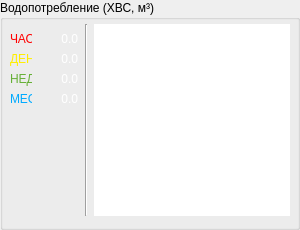
                 <widget class="QGroupBox" name="box_ColdWaterCon">
                  <property name="sizePolicy">
                   <sizepolicy hsizetype="Expanding" vsizetype="Preferred">
                    <horstretch>0</horstretch>
                    <verstretch>0</verstretch>
                   </sizepolicy>
                  </property>
                  <property name="maximumSize">
                   <size>
                    <width>300</width>
                    <height>16777215</height>
                   </size>
                  </property>
                  <property name="title">
                   <string>Водопотребление (ХВС, м³)</string>
                  </property>
                  <layout class="QHBoxLayout" name="horizontalLayout_7">
                   <property name="leftMargin">
                    <number>7</number>
                   </property>
                   <property name="topMargin">
                    <number>4</number>
                   </property>
                   <property name="rightMargin">
                    <number>7</number>
                   </property>
                   <item>
                    <layout class="QFormLayout" name="formLayout_5">
                     <property name="topMargin">
                      <number>8</number>
                     </property>
                     <property name="rightMargin">
                      <number>0</number>
                     </property>
                     <property name="bottomMargin">
                      <number>4</number>
                     </property>
                     <item row="0" column="0">
                      <widget class="QLabel" name="lbl_ReadOnly51">
                       <property name="maximumSize">
                        <size>
                         <width>22</width>
                         <height>15</height>
                        </size>
                       </property>
                       <property name="text">
                        <string>&lt;html&gt;&lt;head/&gt;&lt;body&gt;&lt;p&gt;&lt;span style=&quot; color:#ff0000;&quot;&gt;ЧАС&lt;/span&gt;&lt;/p&gt;&lt;/body&gt;&lt;/html&gt;</string>
                       </property>
                      </widget>
                     </item>
                     <item row="0" column="1">
                      <widget class="QPushButton" name="lbl_HourCWaterConsumption">
                       <property name="minimumSize">
                        <size>
                         <width>41</width>
                         <height>0</height>
                        </size>
                       </property>
                       <property name="baseSize">
                        <size>
                         <width>40</width>
                         <height>0</height>
                        </size>
                       </property>
                       <property name="styleSheet">
                        <string notr="true">QPushButton {	
	border: none;
	background: none;
	color: white; 
	font: 9pt &quot;Segoe UI Semilight&quot;; 
	text-align: right; 
	padding-right: 1px;
	min-width: 40px;
}

QPushButton:hover {
	color: rgb(70, 175, 38);
}

QPushButton:pressed {
	color: rgb(47, 105, 23);
}</string>
                       </property>
                       <property name="text">
                        <string>0.0</string>
                       </property>
                      </widget>
                     </item>
                     <item row="1" column="0">
                      <widget class="QLabel" name="lbl_ReadOnly52">
                       <property name="maximumSize">
                        <size>
                         <width>22</width>
                         <height>15</height>
                        </size>
                       </property>
                       <property name="text">
                        <string>&lt;html&gt;&lt;head/&gt;&lt;body&gt;&lt;p&gt;&lt;span style=&quot; color:#ffee00;&quot;&gt;ДЕН&lt;/span&gt;&lt;/p&gt;&lt;/body&gt;&lt;/html&gt;</string>
                       </property>
                      </widget>
                     </item>
                     <item row="1" column="1">
                      <widget class="QPushButton" name="lbl_DailyCWaterConsumption">
                       <property name="minimumSize">
                        <size>
                         <width>41</width>
                         <height>0</height>
                        </size>
                       </property>
                       <property name="baseSize">
                        <size>
                         <width>40</width>
                         <height>0</height>
                        </size>
                       </property>
                       <property name="styleSheet">
                        <string notr="true">QPushButton {	
	border: none;
	background: none;
	color: white; 
	font: 9pt &quot;Segoe UI Semilight&quot;; 
	text-align: right; 
	padding-right: 1px;
	min-width: 40px;
}

QPushButton:hover {
	color: rgb(70, 175, 38);
}

QPushButton:pressed {
	color: rgb(47, 105, 23);
}</string>
                       </property>
                       <property name="text">
                        <string>0.0</string>
                       </property>
                      </widget>
                     </item>
                     <item row="2" column="0">
                      <widget class="QLabel" name="lbl_ReadOnly53">
                       <property name="maximumSize">
                        <size>
                         <width>22</width>
                         <height>15</height>
                        </size>
                       </property>
                       <property name="text">
                        <string>&lt;html&gt;&lt;head/&gt;&lt;body&gt;&lt;p&gt;&lt;span style=&quot; color:#66b036;&quot;&gt;НЕД&lt;/span&gt;&lt;/p&gt;&lt;/body&gt;&lt;/html&gt;</string>
                       </property>
                      </widget>
                     </item>
                     <item row="2" column="1">
                      <widget class="QPushButton" name="lbl_WeeklyCWaterConsumption">
                       <property name="minimumSize">
                        <size>
                         <width>41</width>
                         <height>0</height>
                        </size>
                       </property>
                       <property name="baseSize">
                        <size>
                         <width>40</width>
                         <height>0</height>
                        </size>
                       </property>
                       <property name="styleSheet">
                        <string notr="true">QPushButton {	
	border: none;
	background: none;
	color: white; 
	font: 9pt &quot;Segoe UI Semilight&quot;; 
	text-align: right; 
	padding-right: 1px;
	min-width: 40px;
}

QPushButton:hover {
	color: rgb(70, 175, 38);
}

QPushButton:pressed {
	color: rgb(47, 105, 23);
}</string>
                       </property>
                       <property name="text">
                        <string>0.0</string>
                       </property>
                      </widget>
                     </item>
                     <item row="3" column="0">
                      <widget class="QLabel" name="lbl_ReadOnly54">
                       <property name="maximumSize">
                        <size>
                         <width>22</width>
                         <height>15</height>
                        </size>
                       </property>
                       <property name="text">
                        <string>&lt;html&gt;&lt;head/&gt;&lt;body&gt;&lt;p&gt;&lt;span style=&quot; color:#00aaff;&quot;&gt;МЕС&lt;/span&gt;&lt;/p&gt;&lt;/body&gt;&lt;/html&gt;</string>
                       </property>
                      </widget>
                     </item>
                     <item row="3" column="1">
                      <widget class="QPushButton" name="lbl_MonthlyCWaterConsumption">
                       <property name="minimumSize">
                        <size>
                         <width>41</width>
                         <height>0</height>
                        </size>
                       </property>
                       <property name="baseSize">
                        <size>
                         <width>40</width>
                         <height>0</height>
                        </size>
                       </property>
                       <property name="styleSheet">
                        <string notr="true">QPushButton {	
	border: none;
	background: none;
	color: white; 
	font: 9pt &quot;Segoe UI Semilight&quot;; 
	text-align: right; 
	padding-right: 1px;
	min-width: 40px;
}

QPushButton:hover {
	color: rgb(70, 175, 38);
}

QPushButton:pressed {
	color: rgb(47, 105, 23);
}</string>
                       </property>
                       <property name="text">
                        <string>0.0</string>
                       </property>
                      </widget>
                     </item>
                    </layout>
                   </item>
                   <item>
                    <widget class="Line" name="line_9">
                     <property name="orientation">
                      <enum>Qt::Vertical</enum>
                     </property>
                    </widget>
                   </item>
                   <item>
                    <widget class="QGraphicsView" name="graphicsView_2">
                     <property name="minimumSize">
                      <size>
                       <width>196</width>
                       <height>97</height>
                      </size>
                     </property>
                     <property name="maximumSize">
                      <size>
                       <width>196</width>
                       <height>16777215</height>
                      </size>
                     </property>
                     <property name="styleSheet">
                      <string notr="true">border: none</string>
                     </property>
                    </widget>
                   </item>
                  </layout>
                 </widget>
